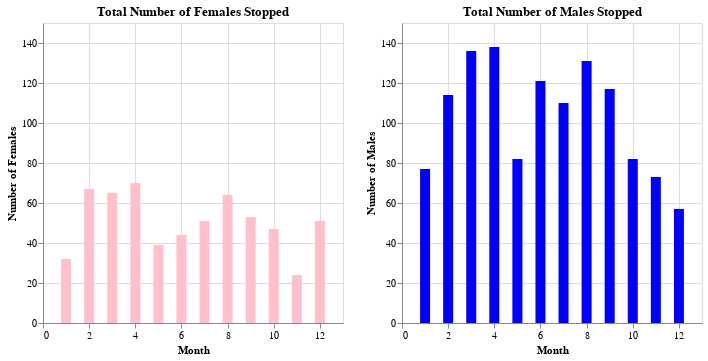

The notebook cell this image was saved under:
### Code cell
base = alt.Chart(newDF1).mark_bar(color='pink', size= 10).encode(
    x=alt.X('index',title='Month'),
    y=alt.Y('totF',title='Number of Females',scale=alt.Scale(domain=[0, 150])),
    #color= alt.Color('index', scale=alt.Scale(scheme='goldgreen')),
    #tooltip = ["season","episode","year"]
).properties(
     title={
    "text": ["Total Number of Females Stopped"]},
     width=300,
     height=300
)

base1 = alt.Chart(newDF1).mark_bar(color='blue',size=10).encode(
    x=alt.X('index',title='Month'),
    y=alt.Y('totM',title='Number of Males',scale=alt.Scale(domain=[0, 150])),
    #color= alt.Color('index', scale=alt.Scale(scheme='goldgreen')),
    #tooltip = ["season","episode","year"]
).properties(
     title={
    "text": ["Total Number of Males Stopped"]},
     width=300,
     height=300
)

x = base | base1
x
#x.save('FvM.html')

### Figure 1 — Vega-Lite specification as saved in the notebook (floating-point values rounded to 4 significant figures)
{"config": {"view": {"continuousWidth": 400, "continuousHeight": 300}}, "hconcat": [{"mark": {"type": "bar", "color": "pink", "size": 10}, "encoding": {"x": {"type": "quantitative", "field": "index", "title": "Month"}, "y": {"type": "quantitative", "field": "totF", "scale": {"domain": [0, 150]}, "title": "Number of Females"}}, "height": 300, "title": {"text": ["Total Number of Females Stopped"]}, "width": 300}, {"mark": {"type": "bar", "color": "blue", "size": 10}, "encoding": {"x": {"type": "quantitative", "field": "index", "title": "Month"}, "y": {"type": "quantitative", "field": "totM", "scale": {"domain": [0, 150]}, "title": "Number of Males"}}, "height": 300, "title": {"text": ["Total Number of Males Stopped"]}, "width": 300}], "data": {"name": "data-0f87c62640e0360276517d3950a35f4c"}, "$schema": "https://vega.github.io/schema/vega-lite/v4.8.1.json", "datasets": {"data-0f87c62640e0360276517d3950a35f4c": [{"index": 1, "totMins": 1185.0, "totF": 32, "totM": 77}, {"index": 2, "totMins": 1933.0, "totF": 67, "totM": 114}, {"index": 3, "totMins": 2311.0, "totF": 65, "totM": 136}, {"index": 4, "totMins": 2597.0, "totF": 70, "totM": 138}, {"index": 5, "totMins": 1426.0, "totF": 39, "totM": 82}, {"index": 6, "totMins": 1598.0, "totF": 44, "totM": 121}, {"index": 7, "totMins": 1945.0, "totF": 51, "totM": 110}, {"index": 8, "totMins": 3014.0, "totF": 64, "totM": 131}, {"index": 9, "totMins": 1847.0, "totF": 53, "totM": 117}, {"index": 10, "totMins": 1428.0, "totF": 47, "totM": 82}, {"index": 11, "totMins": 1088.0, "totF": 24, "totM": 73}, {"index": 12, "totMins": 1158.0, "totF": 51, "totM": 57}]}}
